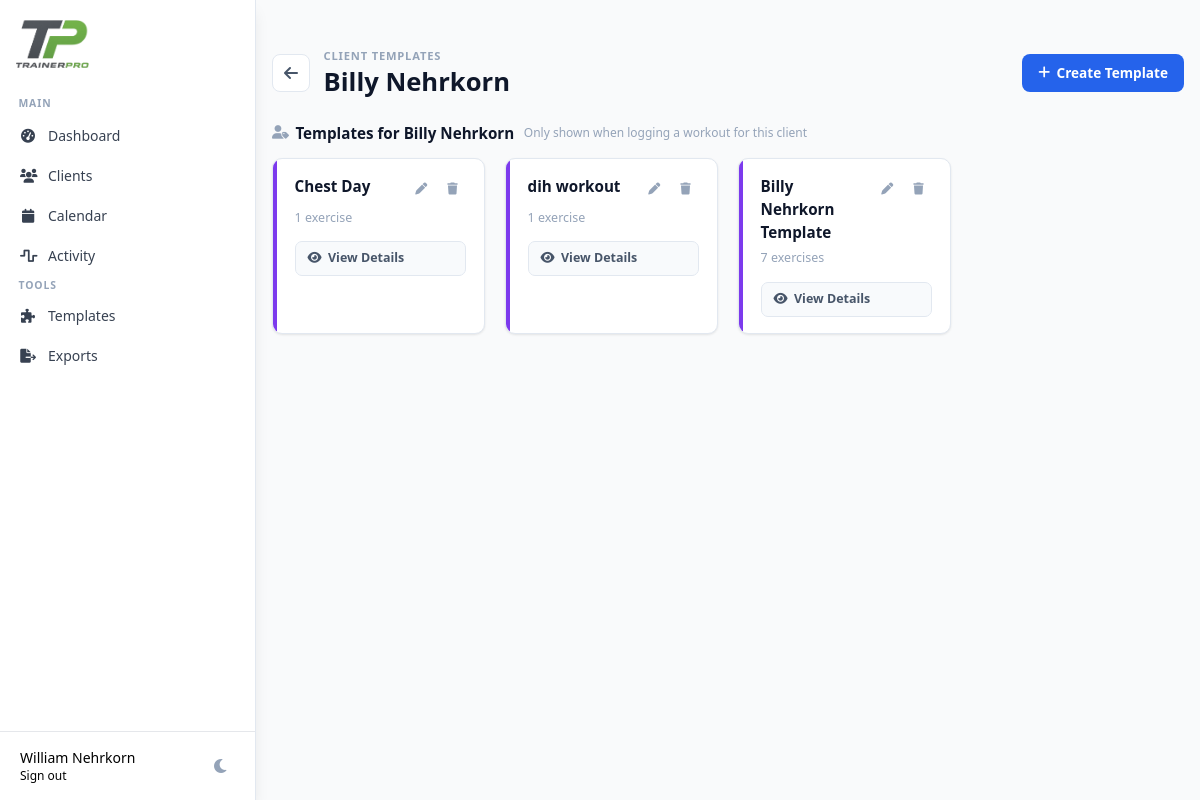
Before: /templates/client/a864caa8-4cb1-40e6-8f7b-afb789be91bd (signed in) with the older database file.
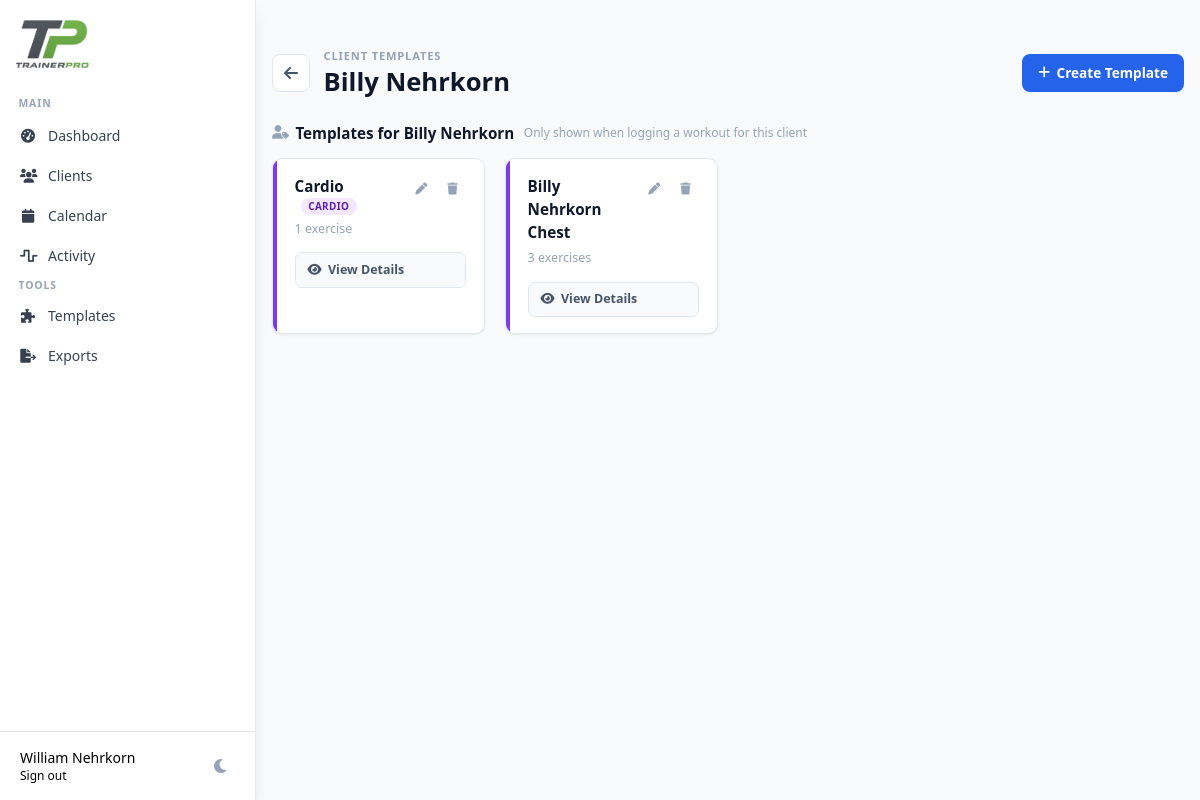
After: the same page with the newer database file.
### tables this page shows
CREATE TABLE clients (
            id TEXT PRIMARY KEY,
            trainer_id TEXT NOT NULL,
            name TEXT NOT NULL,
            email TEXT,
            phone TEXT,
            age INTEGER,
            gender TEXT,
            weight REAL,
            height REAL,
            status TEXT DEFAULT 'active',
            notes TEXT,
            photo_url TEXT,
            created_at TIMESTAMP DEFAULT CURRENT_TIMESTAMP,
            FOREIGN KEY (trainer_id) REFERENCES users (id)
        );

CREATE TABLE workout_templates (
            id TEXT PRIMARY KEY,
            trainer_id TEXT NOT NULL,
            name TEXT NOT NULL,
            created_at TIMESTAMP DEFAULT CURRENT_TIMESTAMP,
            updated_at TIMESTAMP, client_id TEXT, workout_type TEXT NOT NULL DEFAULT 'weightlifting',
            FOREIGN KEY (trainer_id) REFERENCES users (id)
        );

### app.py (the view)
@app.route('/templates/client/<client_id>')
@login_required
def specific_workout_templates(client_id):
    conn = get_db()
    client = conn.execute('SELECT * FROM clients WHERE id = ? AND trainer_id = ?',
                          (client_id, session['user_id'])).fetchone()
    if not client:
        conn.close()
        flash('Client not found')
        return redirect(url_for('workout_templates'))
    templates = conn.execute('''
        SELECT id, name, created_at, workout_type,
               (SELECT COUNT(*) FROM template_exercises WHERE template_id = workout_templates.id) as exercise_count
        FROM workout_templates
        WHERE trainer_id = ? AND client_id = ?
        ORDER BY created_at DESC
    ''', (session['user_id'], client_id)).fetchall()
    conn.close()
    return render_template('dashboard/specific_workout_templates.html',
                           client=client, templates=templates)

### auth_utils.py (called while the page is built)
def login_required(f):
    @wraps(f)
    def decorated_function(*args, **kwargs):
        if 'user_id' not in session:
            return redirect(url_for('login'))
        return f(*args, **kwargs)
    return decorated_function

### db.py (called while the page is built)
def get_db():
    conn = sqlite3.connect(DB_PATH)
    conn.row_factory = sqlite3.Row
    return conn

### templates/dashboard/specific_workout_templates.html (shortened to what this page needs)
﻿{% extends "base.html" %}
{% block content %}
<div class="clients-page" style="max-width:960px;margin:0 auto;padding:1.5rem 1rem 3rem;">
  <div class="page-head" style="display:flex;align-items:center;justify-content:space-between;gap:1rem;margin-bottom:1.5rem;">
    <div style="display:flex;align-items:center;gap:0.85rem;">
      <a href="{{ url_for('workout_templates') }}" class="back-btn" title="Back to templates"
         style="display:flex;align-items:center;justify-content:center;width:38px;height:38px;border-radius:8px;border:1.5px solid var(--slate-200);background:white;color:var(--slate-600);text-decoration:none;flex-shrink:0;">
        <i class="fas fa-arrow-left"></i>
      </a>
      <div>
        <div class="page-label" style="font-size:0.7rem;font-weight:700;text-transform:uppercase;letter-spacing:0.07em;color:var(--slate-400);margin-bottom:0.15rem;">Client Templates</div>
        <h1 class="page-title" style="font-size:1.6rem;font-weight:700;color:var(--navy);line-height:1.2;">{{ client.name }}</h1>
      </div>
    </div>
    <button onclick="openCreateTemplateModal()" class="btn btn-primary">
      <i class="fas fa-plus"></i> Create Template
    </button>
  </div>
  <div class="section-heading">
    <span class="section-heading-title"><i class="fas fa-user-tag"></i> Templates for {{ client.name }}</span>
    <span class="section-heading-sub">Only shown when logging a workout for this client</span>
  </div>
  {% if templates %}
  <div class="templates-grid">
    {% for template in templates %}
    <div class="template-card">
      <div class="template-accent template-accent-client {{ 'cardio' if template.workout_type == 'cardio' else '' }}"></div>
      <div class="template-body">
        <div class="template-card-header">
          <div class="template-name">
            {{ template.name }}
            {% if template.workout_type == 'cardio' %}<span class="template-type-badge cardio">Cardio</span>{% endif %}
          </div>
          <div class="template-action-btns">
            <button class="tmpl-icon-btn edit" onclick="editTemplate('{{ template.id }}')" title="Edit">
              <i class="fas fa-pen"></i>
            </button>
            <button class="tmpl-icon-btn delete" onclick="deleteTemplate('{{ template.id }}')" title="Delete">
              <i class="fas fa-trash"></i>
            </button>
          </div>
        </div>
        <div class="template-meta">{{ template.exercise_count }} exercise{{ 's' if template.exercise_count != 1 else '' }}</div>
        <button onclick="viewTemplate('{{ template.id }}')" class="view-btn">
          <i class="fas fa-eye"></i> View Details
        </button>
      </div>
    </div>
    {% endfor %}
  </div>
  {% endif %}
</div>
{% endblock %}

### templates/base.html (shortened to what this page needs)
<!DOCTYPE html>
<html lang="en">
<head>
    <script src="https://cdn.tailwindcss.com"></script>
    <link rel="stylesheet" href="https://cdnjs.cloudflare.com/ajax/libs/font-awesome/6.0.0/css/all.min.css">
</head>
<body class="bg-gray-50 dark:bg-gray-900">
    {% if session.user_id %}
    <div class="hidden lg:fixed lg:inset-y-0 lg:flex lg:w-64 lg:flex-col">
        <div class="sidebar-inner flex min-h-0 flex-1 flex-col shadow-lg">
            <div class="flex flex-1 flex-col pt-5 pb-4 overflow-y-auto">
                <div class="flex items-center gap-2 flex-shrink-0 px-4 mb-3">
                    <img src="{{ url_for('static', filename='trainerprologo2.png') }}" alt="TrainerPro" class="sidebar-logo-img">
                </div>
                <nav class="mt-2 flex-1 px-2 space-y-1">
                    <p class="sidebar-section-label mt-2 mb-1">Main</p>
                    <a href="{{ url_for('dashboard') }}"
                       class="sidebar-link group flex items-center px-3 py-2 text-sm font-medium text-gray-700 {% if request.endpoint == 'dashboard' %}active{% endif %}">
                        <i class="fas fa-tachometer-alt mr-3 w-4 text-center"></i>Dashboard
                    </a>
                    <a href="{{ url_for('clients') }}"
                       class="sidebar-link group flex items-center px-3 py-2 text-sm font-medium text-gray-700 {% if request.endpoint in ['clients','client_detail','new_client','edit_client'] %}active{% endif %}">
                        <i class="fas fa-users mr-3 w-4 text-center"></i>Clients
                    </a>
                    <a href="{{ url_for('calendar') }}"
                       class="sidebar-link group flex items-center px-3 py-2 text-sm font-medium text-gray-700 {% if request.endpoint == 'calendar' %}active{% endif %}">
                        <i class="fas fa-calendar mr-3 w-4 text-center"></i>Calendar
                    </a>
                    <a href="{{ url_for('activity_stream') }}"
                       class="sidebar-link group flex items-center px-3 py-2 text-sm font-medium text-gray-700 {% if request.endpoint == 'activity_stream' %}active{% endif %}">
                        <i class="fas fa-wave-square mr-3 w-4 text-center"></i>Activity
                    </a>
                    <p class="sidebar-section-label mt-4 mb-1">Tools</p>
                    <a href="{{ url_for('workout_templates') }}"
                       class="sidebar-link group flex items-center px-3 py-2 text-sm font-medium text-gray-700 {% if request.endpoint == 'workout_templates' %}active{% endif %}">
                        <i class="fas fa-puzzle-piece mr-3 w-4 text-center"></i>Templates
                    </a>
                    <a href="{{ url_for('exports') }}"
                       class="sidebar-link group flex items-center px-3 py-2 text-sm font-medium text-gray-700 {% if request.endpoint == 'exports' %}active{% endif %}">
                        <i class="fas fa-file-export mr-3 w-4 text-center"></i>Exports
                    </a>
                </nav>
            </div>
            <div class="sidebar-footer flex-shrink-0 flex border-t border-gray-200 p-4">
                <div class="flex items-center justify-between w-full">
                    <div class="ml-1">
                        <p class="text-sm font-medium user-name">{{ session.user_name }}</p>
                        <a href="{{ url_for('logout') }}" class="sign-out-link text-xs">Sign out</a>
                    </div>
                    <button type="button" class="theme-toggle js-theme-toggle" aria-label="Toggle dark mode" title="Toggle dark mode">
                        <i class="fas fa-moon"></i>
                    </button>
                </div>
            </div>
        </div>
    </div>
    <div class="lg:pl-64 flex flex-col flex-1">
        <main class="flex-1">
            {% endif %}
            {% block content %}{% endblock %}
            {% if session.user_id %}
        </main>
    </div>
    {% endif %}
</body>
</html>

### templates/base.html (style rules this page uses)
.theme-toggle { display: flex; align-items: center; justify-content: center; width: 36px; height: 36px; border-radius: 8px; background: transparent; border: none; cursor: pointer; color: var(--slate-400, #94A3B8); transition: background 0.15s, color 0.15s; }
.sidebar-inner { background: white; border-right: 1px solid #E2E8F0; }
.sidebar-logo-img { height: 48px; width: auto; display: block; }
.sidebar-section-label { font-size: 0.65rem; font-weight: 700; text-transform: uppercase; letter-spacing: 0.09em; color: #94A3B8; padding: 0 0.65rem; margin-bottom: 0.4rem; }
.sidebar-link { position: relative; border-radius: 8px; font-weight: 500; transition: background 0.13s, color 0.13s; }
.sidebar-link i { transition: color 0.13s; }

### templates/dashboard/specific_workout_templates.html (style rules this page uses)
:root { --navy: #0F172A; --slate-600: #475569; --slate-400: #94A3B8; --slate-200: #E2E8F0; --slate-100: #F1F5F9; --slate-50: #F8FAFC; --emerald: #059669; --emerald-hover: #047857; --emerald-light: #D1FAE5; --blue: #2563EB; --blue-hover: #1D4ED8; --blue-light: #EFF6FF; --purple: #7C3AED; --purple-hover: #6D28D9; --purple-light: #F3E8FF; --purple-text: #5B21B6; --red: #EF4444; --red-light: #FEE2E2; --radius: 10px; --shadow-sm: 0 1px 3px rgba(0,0,0,0.06), 0 1px 2px rgba(0,0,0,0.04); }
body { background: var(--slate-50); }
.page-title { font-size: 1.75rem; font-weight: 700; color: var(--navy); line-height: 1.2; }
.btn { display: inline-flex; align-items: center; gap: 0.4rem; padding: 0.55rem 1rem; border-radius: 8px; font-size: 0.85rem; font-weight: 600; cursor: pointer; border: none; text-decoration: none; transition: background 0.15s; white-space: nowrap; }
.btn-primary { background: var(--blue); color: white; }
.templates-grid { display: grid; grid-template-columns: repeat(2, 1fr); gap: 0.75rem; }
@media (min-width: 768px) { .templates-grid { grid-template-columns: repeat(3, 1fr); gap: 1rem; } }
@media (min-width: 1024px) { .templates-grid { grid-template-columns: repeat(4, 1fr); gap: 1.25rem; } }
.template-card { background: white; border: 1.5px solid var(--slate-200); border-radius: var(--radius); box-shadow: var(--shadow-sm); overflow: hidden; display: flex; align-items: stretch; transition: border-color 0.15s; }
.template-accent { width: 4px; flex-shrink: 0; background: var(--blue); }
.template-accent.cardio { background: var(--purple); }
.template-type-badge { display: inline-flex; align-items: center; margin-left: 0.4rem; padding: 0.05rem 0.45rem; border-radius: 99px; font-size: 0.62rem; font-weight: 700; text-transform: uppercase; letter-spacing: 0.04em; vertical-align: middle; }
.template-type-badge.cardio { background: var(--purple-light); color: var(--purple-text); }
.template-body { flex: 1; padding: 1rem 1.1rem; min-width: 0; }
.template-card-header { display: flex; align-items: flex-start; justify-content: space-between; gap: 0.5rem; margin-bottom: 0.35rem; }
.template-name { font-size: 0.95rem; font-weight: 700; color: var(--navy); }
.template-meta { font-size: 0.78rem; color: var(--slate-400); margin-bottom: 0.85rem; }
.template-action-btns { display: flex; gap: 0.2rem; flex-shrink: 0; }
.tmpl-icon-btn { display: flex; align-items: center; justify-content: center; width: 28px; height: 28px; border-radius: 6px; border: none; cursor: pointer; font-size: 0.75rem; background: transparent; color: var(--slate-400); transition: background 0.12s, color 0.12s; }
.view-btn { display: flex; align-items: center; gap: 0.4rem; width: 100%; padding: 0.45rem 0.75rem; background: var(--slate-50); border: 1.5px solid var(--slate-200); border-radius: 7px; font-size: 0.78rem; font-weight: 600; color: var(--slate-600); cursor: pointer; transition: background 0.12s, border-color 0.12s; }
.section-heading { display:flex; align-items:baseline; gap:0.6rem; margin:0 0 0.85rem; flex-wrap:wrap; }
.section-heading-title { font-size:0.95rem; font-weight:700; color:var(--navy); display:inline-flex; align-items:center; gap:0.4rem; }
.section-heading-title i { color:var(--slate-400); font-size:0.85rem; }
.section-heading-sub { font-size:0.75rem; color:var(--slate-400); }
.template-accent-client { background:#7C3AED; }

Changed rows visible on the page:
removed workout_templates: name "Chest Day", exercise_count "1"
removed workout_templates: name "dih workout", exercise_count "1"
removed workout_templates: name "Billy Nehrkorn Template", exercise_count "7", exercise_count "s"
added workout_templates: name "Cardio", workout_type "CARDIO", exercise_count "1"
added workout_templates: name "Billy Nehrkorn Chest", exercise_count "3", exercise_count "s"
